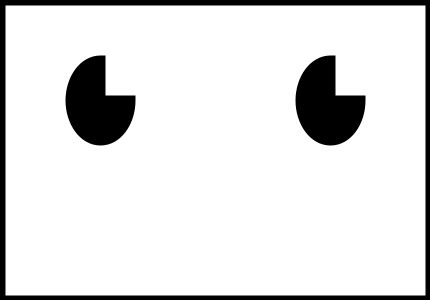
Frame 1 (no input)
Frame 60 (the mouse pressed at the canvas centre just before this capture): identical to frame 1, image omitted
Frame 120 (the mouse held since frame 60 and released just before this capture): identical to frame 1, image omitted

The Processing sketch that drew this single still picture (run headless with seeded random() and noise(); from frame 60 on, the mouse is pressed at the canvas centre):

// Processing sketch: caraBot
// ── caraBot.pde
void setup() {
  size(430, 300);
  frameRate(10);
}

void draw() {
  background(255);
  noFill();
  strokeWeight(10);
  stroke(0);
  rect(0, 0, width, height);

  if (random(1) < 0.1) {
    line(40, 120, 180, 120);
    line(width-100, 120, width-20, 120);
  } else {
    fill(0);
    arc(100,100, 60, 80, 0, PI+QUARTER_PI+QUARTER_PI, PIE);
    arc(width-100,100, 60, 80, 0, PI+QUARTER_PI+QUARTER_PI, PIE);
  }
}
